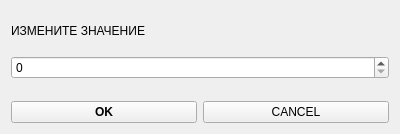
<?xml version="1.0" encoding="UTF-8"?>
<ui version="4.0">
 <class>Form</class>
 <widget class="QWidget" name="Form">
  <property name="geometry">
   <rect>
    <x>0</x>
    <y>0</y>
    <width>400</width>
    <height>134</height>
   </rect>
  </property>
  <property name="windowTitle">
   <string>Form</string>
  </property>
  <layout class="QGridLayout" name="gridLayout">
   <item row="0" column="0">
    <layout class="QVBoxLayout" name="verticalLayout">
     <item>
      <widget class="QLabel" name="label_subwin">
       <property name="text">
        <string>ИЗМЕНИТЕ ЗНАЧЕНИЕ</string>
       </property>
      </widget>
     </item>
     <item>
      <widget class="QSpinBox" name="spinBox_subwin_int">
       <property name="maximum">
        <number>999</number>
       </property>
      </widget>
     </item>
     <item>
      <layout class="QHBoxLayout" name="horizontalLayout">
       <item alignment="Qt::AlignBottom">
        <widget class="QPushButton" name="pushButton_subwin_ok">
         <property name="font">
          <font>
           <weight>75</weight>
           <bold>true</bold>
          </font>
         </property>
         <property name="text">
          <string>OK</string>
         </property>
        </widget>
       </item>
       <item alignment="Qt::AlignBottom">
        <widget class="QPushButton" name="pushButton_subwin_cancel">
         <property name="text">
          <string>CANCEL</string>
         </property>
        </widget>
       </item>
      </layout>
     </item>
    </layout>
   </item>
  </layout>
 </widget>
 <resources/>
 <connections/>
</ui>
